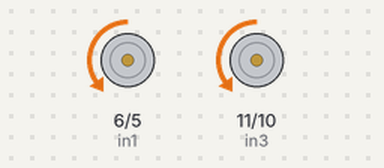
This sketch was run on a simulated Arduino Uno, built with avr-gcc and run on an emulated ATmega328P. Shown: motor-driver pin pairs drawn as motors (green arrow = first pin HIGH = forward, orange = second pin HIGH = backward, longer = more drive, scaled by the enable pin).

Above: at 2.5 s.
At 7.5 s:
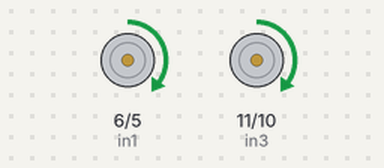
Timing chart, 0 to 13.0 s (numbered marks = the images above):
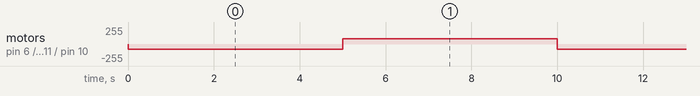

The sketch:

ground_motor.ino
```cpp
#define enA 3
#define in1 6
#define in2 5
#define enB 9
#define in3 11
#define in4 10

void leftBackward(int v){
  digitalWrite(in1, HIGH);
  digitalWrite(in2, LOW);
  analogWrite(enA, v);
}

void leftForward(int v){
  digitalWrite(in1, LOW);
  digitalWrite(in2, HIGH);
  analogWrite(enA, v);
}

void rightForward(int v){
  digitalWrite(in3, LOW);
  digitalWrite(in4, HIGH);
  analogWrite(enB, v);
}

void rightBackward(int v){
  digitalWrite(in3, HIGH);
  digitalWrite(in4, LOW);
  analogWrite(enB, v);
}

void stop_(){
  digitalWrite(in1, LOW);
  digitalWrite(in2, LOW);
  digitalWrite(in3, LOW);
  digitalWrite(in4, LOW);
}

void rightTurn(int leftV, int rightV){
  leftForward(leftV);
  rightBackward(rightV);
}

void leftTurn(int leftV, int rightV){
  leftBackward(leftV);
  rightForward(rightV);

}

void forward(int v){
  leftForward(v);
  rightForward(v);
}

void backward(int v){
  leftBackward(v);
  rightBackward(v);
}

void setup() {
  pinMode(in1, OUTPUT);
  pinMode(in2, OUTPUT);
  pinMode(enB, OUTPUT);
  pinMode(in3, OUTPUT);
  pinMode(in4, OUTPUT);
  //digitalWrite(in1, LOW);
  //digitalWrite(in2, HIGH);
  analogWrite(enA, 155);
  //digitalWrite(in3, LOW);
  //digitalWrite(in4, HIGH);
  analogWrite(enB, 155);
//
}

void loop() {
  // put your main code here, to run repeatedly:
  //left turn; left backward, right forward
  forward(80);
  delay(5000);
  backward(80);
  delay(5000);

}
```

Measured:
- by itself, motor on pin 6 (in1) / pin 5 (in2), motor on pin 11 (in3) / pin 10 (in4): alternates forward 80/255 for 5.0 s and backward 80/255 for 5.0 s
